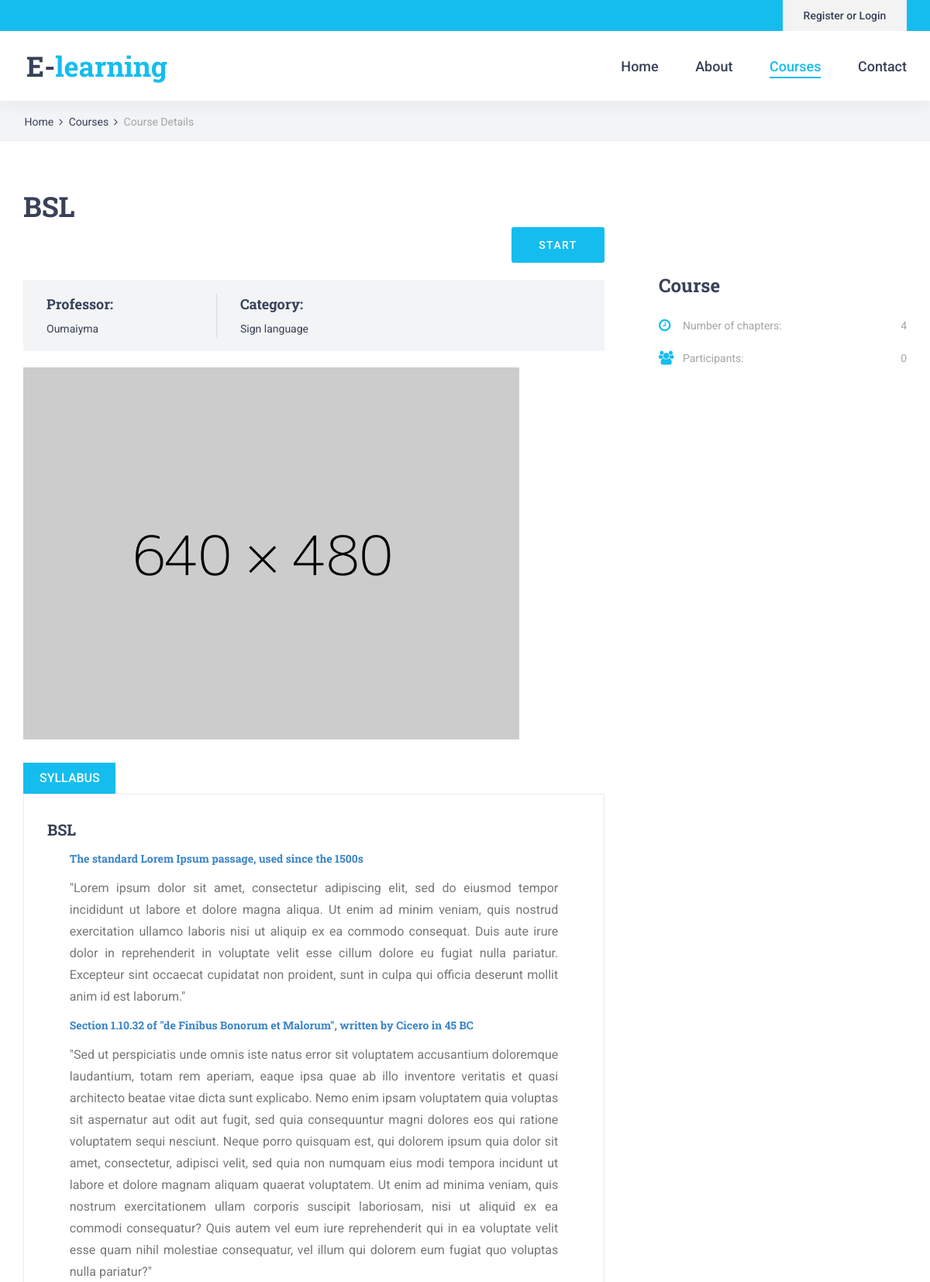
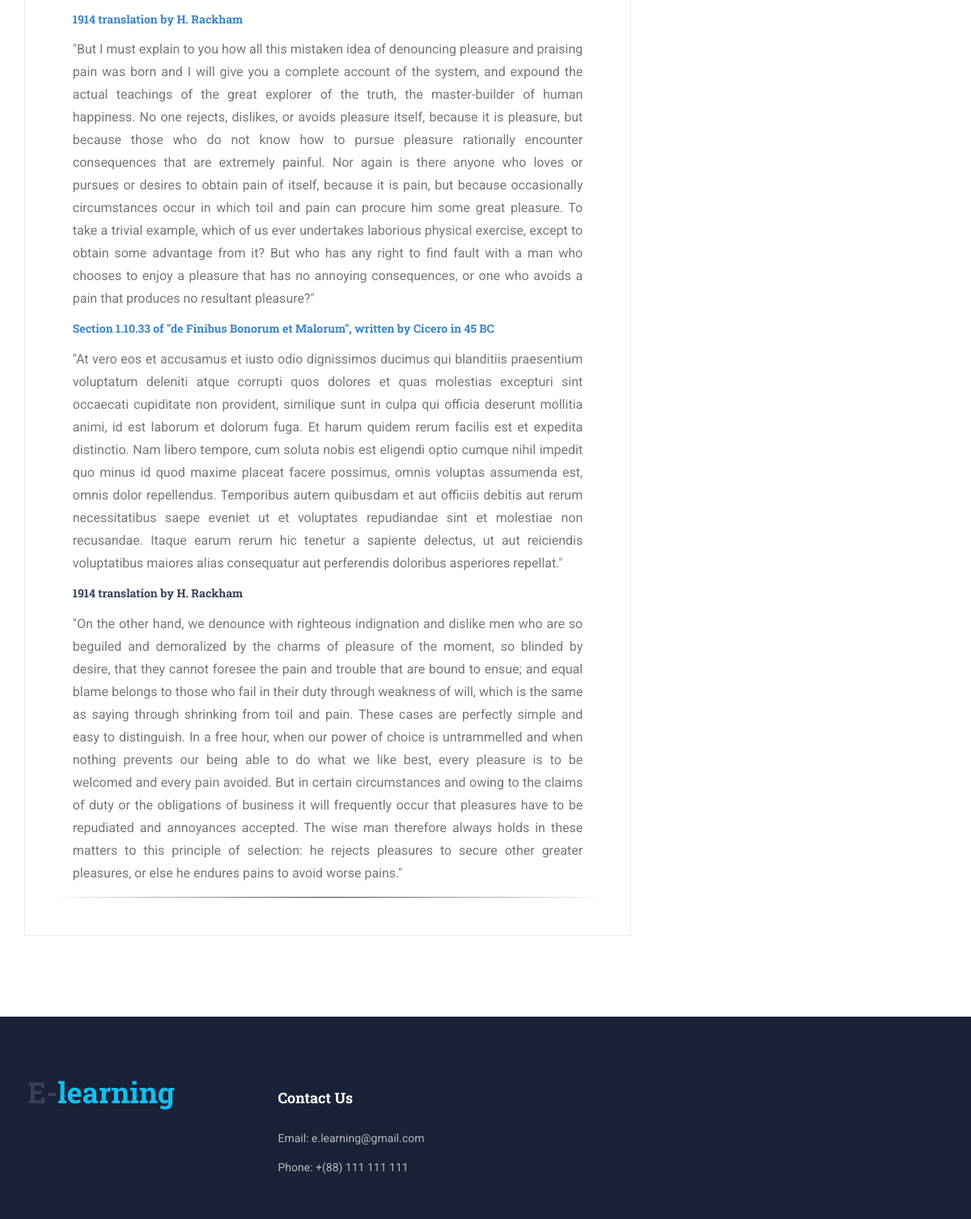
Page /Student/course/course.php?id=1 on the committed database (2 pictures, top to bottom).
### tables this page shows
CREATE TABLE IF NOT EXISTS `course` (
  `id_course` int(15) NOT NULL AUTO_INCREMENT,
  `name` varchar(60) NOT NULL,
  `description` varchar(50000) NOT NULL,
  `syllabus` mediumtext NOT NULL,
  `id_prof` int(15) NOT NULL,
  `image_course` varchar(100) NOT NULL,
  `id_category` int(11) NOT NULL,
  `active` tinyint(1) NOT NULL DEFAULT '1',
  `lunched` tinyint(1) NOT NULL DEFAULT '0',
  `release_date` date DEFAULT NULL,
  PRIMARY KEY (`id_course`)
);

CREATE TABLE IF NOT EXISTS `account` (
  `id_account` int(15) NOT NULL AUTO_INCREMENT,
  `full_name` varchar(30) DEFAULT NULL,
  `email` varchar(35) DEFAULT NULL,
  `password` varchar(50) NOT NULL,
  `date` date NOT NULL,
  `type` varchar(11) NOT NULL,
  `active` tinyint(1) NOT NULL DEFAULT '1',
  PRIMARY KEY (`id_account`)
);

CREATE TABLE IF NOT EXISTS `category` (
  `id_category` int(11) NOT NULL AUTO_INCREMENT,
  `label_category` varchar(100) NOT NULL,
  `description` varchar(200) DEFAULT NULL,
  `active` tinyint(1) NOT NULL DEFAULT '1',
  PRIMARY KEY (`id_category`)
);

### Student/course/course.php (the view, shortened to what this page needs)
<?php
    include_once("../../Database/db_connection.php");
    $connected = "";
?>
<!DOCTYPE html>
<html lang="en">
<head>
    <link rel="stylesheet" type="text/css" href="../styles/bootstrap4/bootstrap.min.css">
    <link href="../plugins/font-awesome-4.7.0/css/font-awesome.min.css" rel="stylesheet" type="text/css">
    <link href="../plugins/colorbox/colorbox.css" rel="stylesheet" type="text/css">
    <link rel="stylesheet" type="text/css" href="../plugins/OwlCarousel2-2.2.1/owl.carousel.css">
    <link rel="stylesheet" type="text/css" href="../plugins/OwlCarousel2-2.2.1/owl.theme.default.css">
    <link rel="stylesheet" type="text/css" href="../plugins/OwlCarousel2-2.2.1/animate.css">
    <link rel="stylesheet" type="text/css" href="../styles/home_search_button.css">
    <link rel="stylesheet" type="text/css" href="../styles/course.css">
    <link rel="stylesheet" type="text/css" href="../styles/course_responsive.css">
</head>
<body>
    <div class="super_container">
        <header class="header">
            <div class="top_bar">
                <div class="top_bar_container">
                    <div class="container">
                        <div class="row">
                            <div class="col">
                                <div class="top_bar_content d-flex flex-row align-items-center justify-content-start">
                                <?php
                                    if($connected == "connected"){
                                        echo '
                                        <div class="top_bar_login ml-auto">
                                        <div  class="login_button"><a href="../signup/logout.php">Logout</a></div>
                                        ';
                                    }else{
                                        echo '
                                        <div class="top_bar_login ml-auto">
                                        <div  class="login_button"><a href="../signup/sign_up.php">Register or Login</a></div>
                                        ';
                                    }
                                    ?>
                                </div>
                            </div>
                        </div>
                    </div>
                </div>
            </div>
            <div class="header_container">
                <div class="container">
                    <div class="row">
                        <div class="col">
                            <div class="header_content d-flex flex-row align-items-center justify-content-start">
                                <div class="logo_container">
                                    <a href="#">
                                        <div class="logo_text">E-<span>learning</span></div>
                                    </a>
                                </div>
                                <nav class="main_nav_contaner ml-auto">
                                    <ul class="main_nav">
                                        <li><a href="../index.php">Home</a></li>
                                        <li><a href="../general/about.php">About</a></li>
                                        <li class="active"><a href="course_list.php">Courses</a></li>
                                        <li><a href="../general/contact.php">Contact</a></li>
                                    </ul>
                                </nav>
                            </div>
                        </div>
                    </div>
                </div>
            </div>
        </header>
        <div class="home">
            <div class="breadcrumbs_container">
                <div class="container">
                    <div class="row">
                        <div class="col">
                            <div class="breadcrumbs">
                                <ul>
                                    <li><a href="../index.php">Home</a></li>
                                    <li><a href="course_list.php">Courses</a></li>
                                    <li>Course Details</li>
                                </ul>
                            </div>
                        </div>
                    </div>
                </div>
            </div>
        </div>
        <div class="course">
            <div class="container">
                <div class="row">
                    <div class="col-lg-8">
                        <?php
                        $id_course = $_GET['id'];
                        $sql = mysqli_query($conn, "SELECT * FROM course  WHERE id_course= $id_course");
                        $row_course = mysqli_fetch_array($sql);
                        $id_prof = $row_course["id_prof"];
                        $prof = mysqli_query($conn, "SELECT * from account where id_account = $id_prof");
                        $row_account = mysqli_fetch_array($prof);
                        $id_cat = $row_course["id_category"];
                        $cat = mysqli_query($conn,"SELECT * FROM category where id_category = $id_cat");
                        $row_cat = mysqli_fetch_array($cat);
                        ?>
                        <div class="course_container">
                            <div class="course_title"> <?php echo $row_course["name"] ?></div>
                            <?php
                                if($connected == "connected"){
                                    $exist = 'NO';
                                    $start = mysqli_query($conn, "SELECT * FROM course_student");
                                    while($row_start = mysqli_fetch_array($start)) {
                                        $id_stud = $row_start["id_stud"];
                                        $id_started_course = $row_start["id_course"];
                                        if($id_stud == $id_account && $id_started_course == $id_course){
                                            $exist = 'yes';
                                        }
                                    }
                                    if($exist == 'yes'){
                                        echo '
                                        <form action="follow_course.php" >
                                            <button type="submit" class="home_search_button">See your course</button>
                                        </form>
                                        ';
                                    }
                                    else{
                                        echo '
                                        <form method="GET" action="follow_course.php" >
                                            <button name="" type="submit" class="home_search_button">Start</button>
                                            <input name="startcourse" type="hidden" value="'.$id_course.'">
                                        </form>
                                        ';
                                    }
                                }else{
                                    echo '
                                    <form action="../signup/sign_up.php">
                                        <button type="submit" class="home_search_button">Start</button>
                                    </form>
                                    ';
                                }
                            ?>
                            <div class="course_info d-flex flex-lg-row flex-column align-items-lg-center align-items-start justify-content-start">
                                <div class="course_info_item">
                                    <div class="course_info_title">Professor:</div>
                                    <div class="course_info_text"><a href="#"><?php echo $row_account["full_name"] ?></a></div>
                                </div>
                                <div class="course_info_item">
                                    <div class="course_info_title">Category:</div>
                                    <div class="course_info_text"><a href="#"><?php echo $row_cat["label_category"] ?></a></div>
                                </div>
                            </div>
                            <div class="course_image"><img src="../../Admin/images/<?php echo $row_course["image_course"] ?>" alt=""></div>
                            <div class="course_tabs_container">
                                <div class="tabs d-flex flex-row align-items-center justify-content-start">
                                    <div class="tab active">Syllabus</div>
                                </div>
                                <div class="tab_panels">
                                    <div class="tab_panel active">
                                        <div class="tab_panel_title"><?php echo $row_course["name"] ?></div>
                                        <div class="tab_panel_content">
                                            <div class="tab_panel_text">
                                                <?php echo htmlspecialchars_decode($row_course["syllabus"]) ?>
                                            </div>
                                        </div>
                                    </div>
                                </div>
                            </div>
                        </div>
                    </div>
                    <div class="col-lg-4">
                        <div class="sidebar">
                            <div class="sidebar_section">
                                <div class="sidebar_section_title">Course</div>
                                <div class="sidebar_feature">
                                    <div class="feature_list">
                                        <div class="feature d-flex flex-row align-items-center justify-content-start">
                                            <div class="feature_title"><i class="fa fa-clock-o" aria-hidden="true"></i><span>Number of chapters:</span></div>
                                            <?php
                                            $video_sql = "SELECT count(*) as count FROM `chapter` WHERE id_course = '$id_course'";
                                            $video_result = mysqli_query($conn, $video_sql);
                                            $video_row = mysqli_fetch_assoc($video_result);
                                            $videos_number = $video_row['count'];
                                            echo '<div class="feature_text ml-auto">'.$videos_number.'</div>';
                                            ?>
                                        </div>
                                        <div class="feature d-flex flex-row align-items-center justify-content-start">
                                            <div class="feature_title"><i class="fa fa-users" aria-hidden="true"></i><span>Participants:</span></div>
                                            <?php
                                            $student_sql = "SELECT count(*) as count FROM `course_student` WHERE id_course = '$id_course'";
                                            $student_result = mysqli_query($conn, $student_sql);
                                            $student_row = mysqli_fetch_assoc($student_result);
                                            $student_number = $student_row['count'];
                                            echo '<div class="feature_text ml-auto">'.$student_number.'</div>';
                                            ?>
                                        </div>
                                    </div>
                                </div>
                            </div>
                        </div>
                    </div>
                </div>
            </div>
        </div>
    </div>
</body>
</html>

### Student/styles/home_search_button.css (style rules this page uses)
.home_search_button { width: 120px; height: 46px; background: #14bdee; border: none; outline: none; border-radius: 3px; font-size: 14px; font-weight: 500; color: #FFFFFF; text-transform: uppercase; letter-spacing: 0.1em; cursor: pointer; float: right; }

### rows in the picture
course: name "BSL", image_course (picture), syllabus "The standard Lorem Ipsum passage, used since the 1500s \"Lorem ipsum dolor sit amet, consectetur adipiscing elit, sed do eiusmod tempor incididunt ut labore et dolore magna aliqua. Ut enim ad minim veniam, quis nostrud exercitation ullamco laboris nisi ut aliquip ex ea commodo consequat. Duis aute irure dolor in reprehenderit in voluptate velit esse cillum dolore eu fugiat nulla pariatur. Excepteur sint occaecat cupidatat non proident, sunt in culpa qui officia deserunt mollit anim id est laborum.\" Section 1.10.32 of \"de Finibus Bonorum et Malorum\", written by Cicero in 45 BC \"Sed ut perspiciatis unde omnis iste natus error sit voluptatem accusantium doloremque laudantium, totam rem aperiam,…"
account: full_name "Oumaiyma"
category: label_category "Sign language"

### other values in the picture
$videos_number "4"
$student_number "0"
